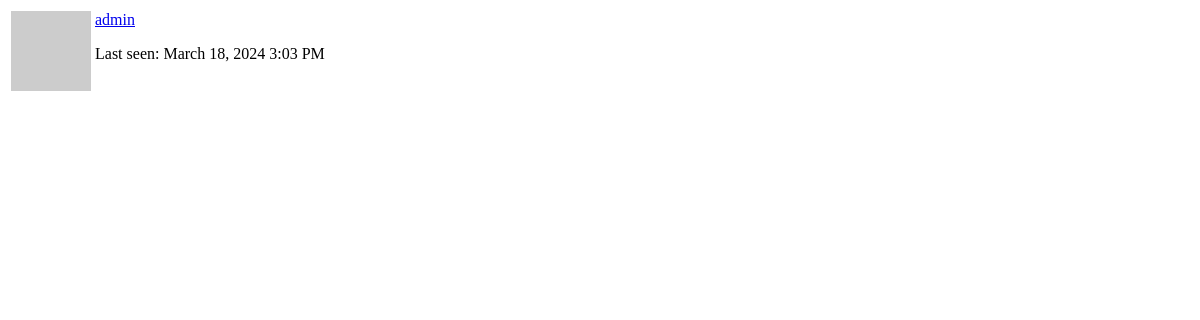
The app's page /user/admin/popup (signed in), older data.
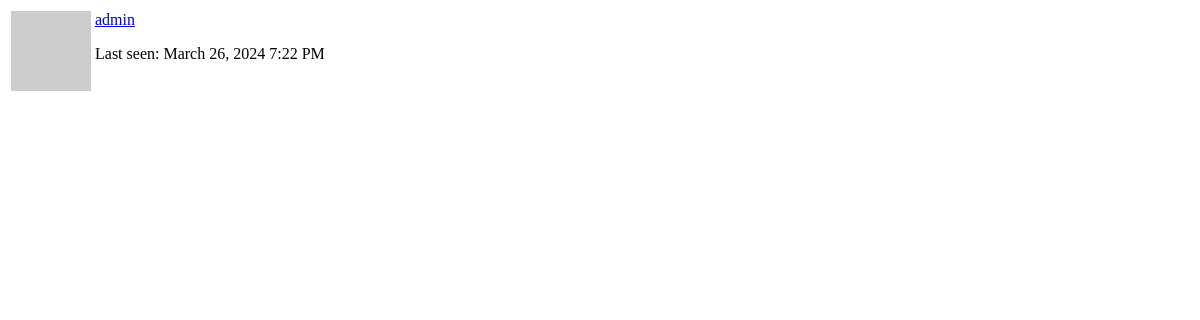
The same page, newer data.
### home/models.py (models this page shows, shortened)
class User(UserMixin, db.Model):
    __tablename__ = 'users'
    id = db.Column(db.Integer, primary_key=True)
    username = db.Column(db.String(64), index=True, unique=True)
    email = db.Column(db.String(64), index=True, unique=True)
    password_hash = db.Column(db.String(128))
    about_me = db.Column(db.String(120))
    last_seen = db.Column(db.DateTime, default=datetime.utcnow)
    conversation = db.relationship('Conversation', backref='author', lazy='dynamic')
    bank_account = db.relationship('BankAccount', uselist=False)
    def avatar(self, size):
        digest = md5(self.email.lower().encode('utf-8')).hexdigest()
        return f'https://www.gravatar.com/avatar/{digest}?d=identicon&s={size}'

### home/routes.py (the view)
@app.route('/user/<username>/popup')
@login_required
def user_popup(username):
    user = User.query.filter_by(username=username).first_or_404()
    return render_template(
        'user_popup.html',
        user=user)

### home/routes.py (called while the page is built)
@login.user_loader
def load_user(user_id):
    return User.query.get(int(user_id))

@app.before_request
def before_request():
    if current_user.is_authenticated:
        current_user.last_seen = datetime.utcnow()
        db.session.commit()

### home/session_tracker.py (called while the page is built)
@app.before_request
def before_request():
    if 'user_id' in session:
        session.permanent = True

### home/templates/user_popup.html (shortened to what this page needs)
<table class="table table-hover">
    <tr valign='top'>
        <td width='70px'>
            <img src=" {{ user.avatar(36) }} ">
        </td>
        <td>
            <p>
                <a href="{{ url_for('user', username=user.username) }}">
                    {{ user.username }}
                </a>
            </p>
            <p>
                    Last seen: {{ moment(user.last_seen).format('LLL') }}
            </p>
        </td>
    </tr>
</table>

Row changes from the older to the newer data that the page shows:
changed User "admin": last_seen "March 18, 2024 3:03 PM" → "March 26, 2024 7:22 PM"
